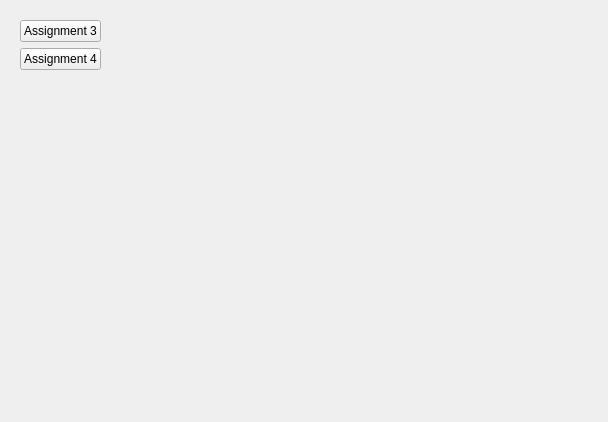
<?xml version="1.0" encoding="UTF-8"?>
<ui version="4.0">
 <class>Form</class>
 <widget class="QWidget" name="Form">
  <property name="geometry">
   <rect>
    <x>0</x>
    <y>0</y>
    <width>608</width>
    <height>422</height>
   </rect>
  </property>
  <property name="windowTitle">
   <string>Form</string>
  </property>
  <layout class="QHBoxLayout" name="horizontalLayout">
   <item>
    <widget class="QWidget" name="widget_2" native="true">
     <layout class="QVBoxLayout" name="verticalLayout">
      <item>
       <widget class="QPushButton" name="assignment1Btn">
        <property name="text">
         <string>Assignment 3</string>
        </property>
       </widget>
      </item>
      <item>
       <widget class="QPushButton" name="assignment2Btn">
        <property name="text">
         <string>Assignment 4</string>
        </property>
       </widget>
      </item>
      <item>
       <spacer name="verticalSpacer">
        <property name="orientation">
         <enum>Qt::Vertical</enum>
        </property>
        <property name="sizeHint" stdset="0">
         <size>
          <width>20</width>
          <height>40</height>
         </size>
        </property>
       </spacer>
      </item>
     </layout>
    </widget>
   </item>
   <item>
    <spacer name="horizontalSpacer">
     <property name="orientation">
      <enum>Qt::Horizontal</enum>
     </property>
     <property name="sizeHint" stdset="0">
      <size>
       <width>438</width>
       <height>20</height>
      </size>
     </property>
    </spacer>
   </item>
  </layout>
 </widget>
 <resources/>
 <connections/>
</ui>
